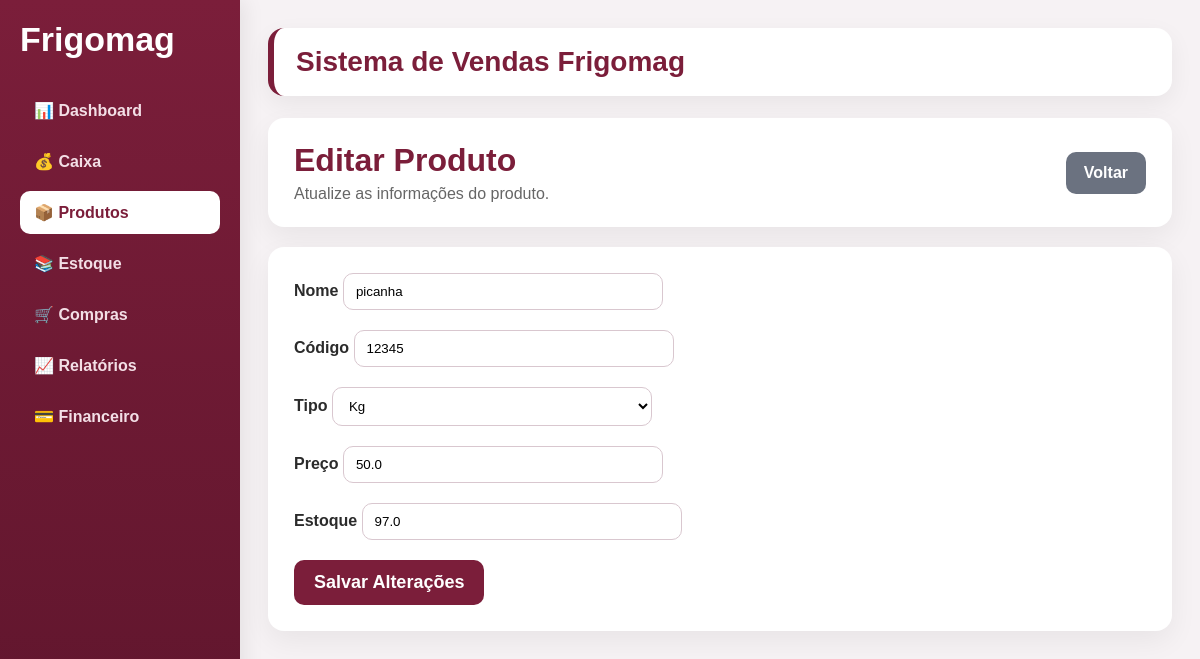
Page /produtos/editar/1 on the committed database.
### app/models/produto.py (models this page shows)
class Produto(db.Model):
    __tablename__ = "produtos"
    id = db.Column(db.Integer, primary_key=True)
    nome = db.Column(db.String(120), nullable=False)
    codigo = db.Column(db.String(50), unique=True)
    tipo = db.Column(db.String(20))  # kg ou unidade
    preco = db.Column(db.Float, nullable=False)
    estoque = db.Column(db.Float, default=0)
    criado_em = db.Column(db.DateTime, default=db.func.now())

### app/routes/produto_routes.py (the view, shortened to what this page needs)
@produtos.route("/editar/<int:produto_id>", methods=["GET", "POST"])
def editar_produto(produto_id):
    produto = Produto.query.get_or_404(produto_id)
    return render_template("produtos/editar.html", produto=produto)

### app/templates/produtos/editar.html (shortened to what this page needs)
{% extends "base.html" %}
{% block content %}
<div class="card" style="padding: 24px 26px;">
    <div style="display:flex; justify-content:space-between; align-items:center; gap:20px; flex-wrap:wrap;">
        <div>
            <h1 class="page-title" style="font-size:32px; margin:0 0 6px 0;">Editar Produto</h1>
            <p class="page-subtitle" style="font-size:16px; margin:0;">
                Atualize as informações do produto.
            </p>
        </div>
        <a href="/produtos/" class="btn" style="background:#6b7280;">Voltar</a>
    </div>
</div>
<div class="card" style="padding:26px;">
    <form method="POST">
        <div style="display:grid; grid-template-columns: repeat(2, 1fr); gap:20px;">
            <div>
                <label><strong>Nome</strong></label>
                <input type="text" name="nome" value="{{ produto.nome }}" required>
            </div>
            <div>
                <label><strong>Código</strong></label>
                <input type="text" name="codigo" value="{{ produto.codigo or '' }}">
            </div>
            <div>
                <label><strong>Tipo</strong></label>
                <select name="tipo">
                    <option value="kg" {% if produto.tipo == "kg" %}selected{% endif %}>Kg</option>
                </select>
            </div>
            <div>
                <label><strong>Preço</strong></label>
                <input type="number" step="0.01" name="preco" value="{{ produto.preco }}" required>
            </div>
            <div>
                <label><strong>Estoque</strong></label>
                <input type="number" step="0.01" name="estoque" value="{{ produto.estoque or 0 }}">
            </div>
        </div>
        <div style="margin-top:20px;">
            <button class="btn" style="font-size:18px; padding:12px 20px;">
                Salvar Alterações
            </button>
        </div>
    </form>
</div>
{% endblock %}

### app/templates/base.html (style rules this page uses)
* { box-sizing: border-box; }
body { margin: 0; font-family: Arial, sans-serif; background: #f6f2f4; color: #2b2b2b; display: flex; }
.card { background: #ffffff; border-radius: 16px; padding: 24px; box-shadow: 0 10px 28px rgba(0, 0, 0, 0.06); margin-bottom: 20px; }
.btn { display: inline-block; background: #7B1E3A; color: #fff; text-decoration: none; border: none; padding: 12px 18px; border-radius: 10px; cursor: pointer; font-weight: bold; transition: 0.2s; }
input, select { width: 320px; padding: 10px 12px; border: 1px solid #d9c7cf; border-radius: 10px; outline: none; background: #fff; }
.page-title { margin: 0 0 8px 0; font-size: 20px; color: #7B1E3A; }
.page-subtitle { margin: 0; color: #666; }
@media (max-width: 1200px) { .content div[style*="grid-template-columns: repeat(2, 1fr)"] { grid-template-columns: 1fr !important; } }

### rows in the picture
Produto: nome "picanha", codigo "12345", tipo "Kg", preco "50.0", estoque "97.0"
